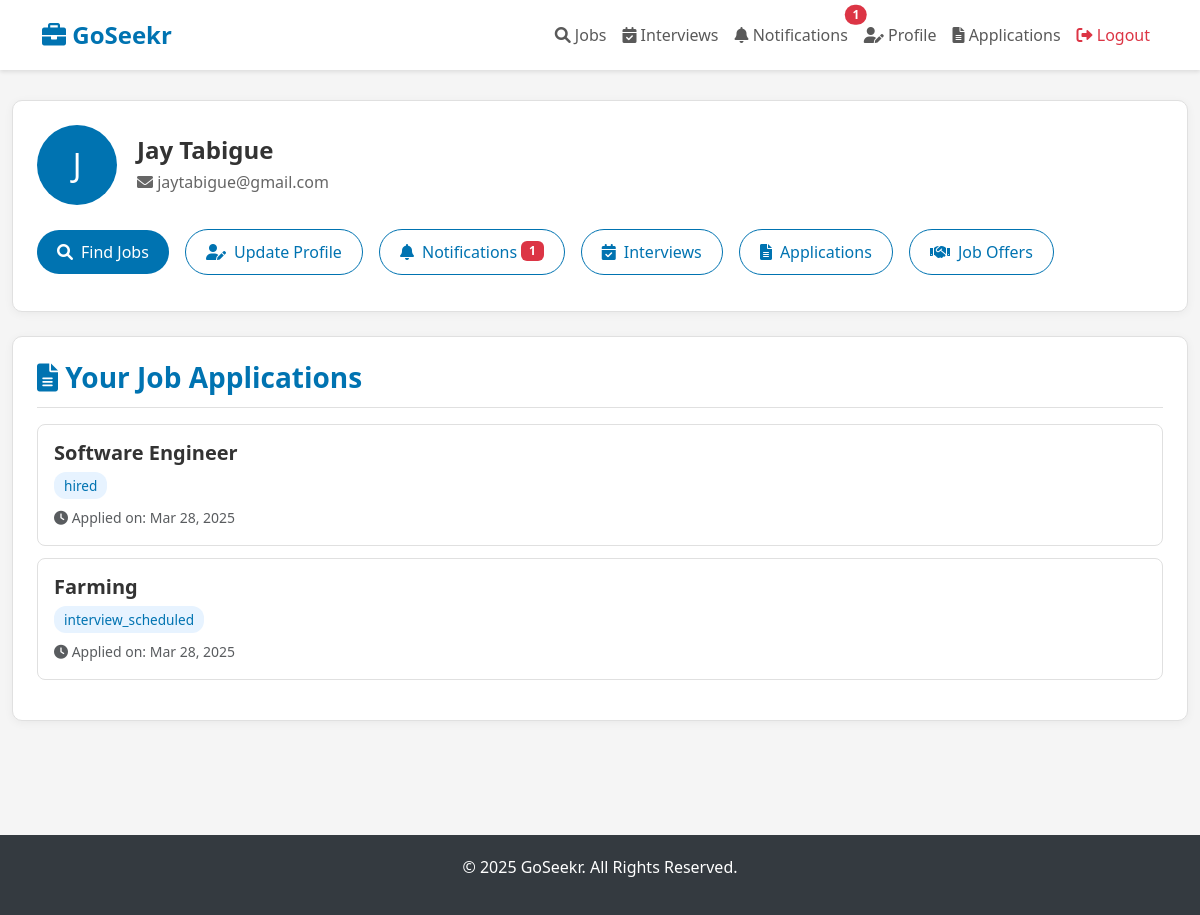
/job_seeker/dashboard.php (signed in), run on the app's committed database.
### tables this page shows
CREATE TABLE `users` (
  `user_id` int(11) NOT NULL,
  `full_name` varchar(255) NOT NULL,
  `email` varchar(255) NOT NULL,
  `password_hash` varchar(255) NOT NULL,
  `user_type` enum('job_seeker','employer','admin') NOT NULL,
  `status` enum('pending','verified','rejected') DEFAULT 'pending',
  `created_at` timestamp NOT NULL DEFAULT current_timestamp()
);

CREATE TABLE `applications` (
  `application_id` int(11) NOT NULL,
  `job_id` int(11) NOT NULL,
  `seeker_id` int(11) NOT NULL,
  `status` enum('applied','shortlisted','interview_scheduled','offered','hired','rejected') DEFAULT 'applied',
  `applied_at` timestamp NOT NULL DEFAULT current_timestamp(),
  `employer_decision` enum('pending','approved','rejected') DEFAULT 'pending'
);

CREATE TABLE `job_postings` (
  `job_id` int(11) NOT NULL,
  `employer_id` int(11) NOT NULL,
  `title` varchar(255) NOT NULL,
  `description` text NOT NULL,
  `requirements` text NOT NULL,
  `skills` text NOT NULL,
  `status` enum('pending','approved','rejected','unavailable') NOT NULL,
  `created_at` timestamp NOT NULL DEFAULT current_timestamp(),
  `location` varchar(255) DEFAULT NULL,
  `quota` int(11) DEFAULT 1
);

### job_seeker/dashboard.php (the view, shortened to what this page needs)
<?php
include '../db.php';
$user_id = $_SESSION['user_id'];
$sql = "SELECT * FROM users WHERE user_id = $user_id";
$result = $conn->query($sql);
$user = $result->fetch_assoc();
$sql = "SELECT COUNT(*) AS unread_count FROM notifications WHERE user_id = $user_id AND status = 'unread'";
$unread_count = $conn->query($sql)->fetch_assoc()['unread_count'];
?>
<!DOCTYPE html>
<html lang="en">
<head>
    <link href="https://cdn.jsdelivr.net/npm/bootstrap@5.3.0/dist/css/bootstrap.min.css" rel="stylesheet">
    <link rel="stylesheet" href="https://cdnjs.cloudflare.com/ajax/libs/font-awesome/6.0.0/css/all.min.css">
</head>
<body>
    <nav class="navbar navbar-expand-lg navbar-light">
        <div class="container">
            <a class="navbar-brand brand-logo" href="#">
                <i class="fas fa-briefcase"></i> GoSeekr
            </a>
            <div class="collapse navbar-collapse" id="navbarNav">
                <ul class="navbar-nav ms-auto">
                    <li class="nav-item">
                        <a class="nav-link" href="search_jobs.php">
                            <i class="fas fa-search"></i> Jobs
                        </a>
                    </li>
                    <li class="nav-item">
                        <a class="nav-link" href="view_interview.php">
                            <i class="fas fa-calendar-check"></i> Interviews
                        </a>
                    </li>
                    <li class="nav-item nav-notification">
                        <a class="nav-link" href="notifications.php">
                            <i class="fas fa-bell"></i> Notifications
                            <?php if ($unread_count > 0): ?>
                                <span class="position-absolute top-0 start-100 translate-middle badge rounded-pill bg-danger">
                                    <?php echo $unread_count; ?>
                                </span>
                            <?php endif; ?>
                        </a>
                    </li>
                    <li class="nav-item">
                        <a class="nav-link" href="update_profile.php">
                            <i class="fas fa-user-edit"></i> Profile
                        </a>
                    </li>
                    <li class="nav-item">
                        <a class="nav-link" href="view_applications.php">
                            <i class="fas fa-file-alt"></i> Applications
                        </a>
                    </li>
                    <li class="nav-item">
                        <a class="nav-link text-danger" href="logout.php">
                            <i class="fas fa-sign-out-alt"></i> Logout
                        </a>
                    </li>
                </ul>
            </div>
        </div>
    </nav>
    <div class="container dashboard-container">
        <div class="profile-card">
            <div class="profile-header">
                <div class="profile-image">
                    <?php echo substr($user['full_name'], 0, 1); ?>
                </div>
                <div>
                    <h2 class="profile-name"><?php echo $user['full_name']; ?></h2>
                    <p class="profile-email"><i class="fas fa-envelope"></i> <?php echo $user['email']; ?></p>
                </div>
            </div>
            <div class="action-buttons">
                <a href="search_jobs.php" class="btn action-btn primary-btn">
                    <i class="fas fa-search"></i> Find Jobs
                </a>
                <a href="update_profile.php" class="btn action-btn outline-btn">
                    <i class="fas fa-user-edit"></i> Update Profile
                </a>
                <a href="notifications.php" class="btn action-btn outline-btn">
                    <i class="fas fa-bell"></i> Notifications
                    <?php if ($unread_count > 0): ?>
                        <span class="badge bg-danger ms-1"><?php echo $unread_count; ?></span>
                    <?php endif; ?>
                </a>
                <a href="view_interview.php" class="btn action-btn outline-btn">
                    <i class="fas fa-calendar-check"></i> Interviews
                </a>
                <a href="view_applications.php" class="btn action-btn outline-btn">
                    <i class="fas fa-file-alt"></i> Applications
                </a>
                <a href="applicant_offers.php" class="btn action-btn outline-btn">
                    <i class="fas fa-handshake"></i> Job Offers
                </a>
            </div>
        </div>
        <div class="profile-card">
            <h3 class="card-title"><i class="fas fa-file-alt"></i> Your Job Applications</h3>
            <?php
            $sql = "SELECT applications.*, job_postings.title
                    FROM applications
                    JOIN job_postings ON applications.job_id = job_postings.job_id
                    WHERE applications.seeker_id = $user_id";
            $result = $conn->query($sql);
            if ($result->num_rows > 0) {
                echo "<ul class='list-unstyled'>";
                while ($row = $result->fetch_assoc()) {
                    $statusClass = "";
                    switch (strtolower($row['status'])) {
                        default:
                            $statusClass = "status-applied";
                    }
                    echo "<li class='application-item'>
                            <h5 class='application-title'>{$row['title']}</h5>
                            <span class='status-badge $statusClass'>
                                {$row['status']}
                            </span>
                            <div class='application-date mt-2 text-muted'>
                                <small><i class='fas fa-clock'></i> Applied on: " . date("M d, Y", strtotime($row['applied_at'])) . "</small>
                            </div>
                          </li>";
                }
                echo "</ul>";
            }
            ?>
        </div>
    </div>
</body>
<footer>
    <div class="container text-center">
        <p>&copy; 2025 GoSeekr. All Rights Reserved.</p>
    </div>
</footer>
</html>

### job_seeker/dashboard.php (style rules this page uses)
:root { --primary-color: #0073b1; --secondary-color: #f5f5f5; --accent-color: #e7f3ff; --border-color: #e0e0e0; --text-dark: #333; --text-muted: #666; }
html, body { height: 100%; margin: 0; display: flex; flex-direction: column; }
body { background-color: var(--secondary-color); color: var(--text-dark); font-family: 'Segoe UI', Arial, sans-serif; flex: 1; }
.navbar { background-color: white; box-shadow: 0 2px 4px rgba(0, 0, 0, 0.1); padding: 12px 0; }
.brand-logo { font-size: 24px; font-weight: bold; color: var(--primary-color); }
.nav-notification { position: relative; }
.dashboard-container { max-width: 1200px; margin: 30px auto; flex: 1; padding-bottom: 60px; }
.profile-card { background: white; border-radius: 10px; border: 1px solid var(--border-color); padding: 24px; margin-bottom: 24px; box-shadow: 0 2px 10px rgba(0, 0, 0, 0.05); }
.profile-header { display: flex; align-items: center; margin-bottom: 20px; }
.profile-image { width: 80px; height: 80px; border-radius: 50%; background-color: var(--primary-color); color: white; display: flex; align-items: center; justify-content: center; font-size: 32px; margin-right: 20px; }
.profile-name { font-size: 24px; font-weight: bold; margin-bottom: 5px; }
.profile-email { color: var(--text-muted); margin-bottom: 0; }
.card-title { color: var(--primary-color); font-weight: 600; margin-bottom: 16px; padding-bottom: 12px; border-bottom: 1px solid var(--border-color); }
.application-item { padding: 16px; border-radius: 8px; margin-bottom: 12px; border: 1px solid var(--border-color); background-color: white; transition: transform 0.2s; }
.application-title { font-weight: 600; margin-bottom: 8px; color: var(--text-dark); }
.status-badge { font-size: 0.85rem; padding: 4px 10px; border-radius: 12px; }
.status-applied { background-color: #e7f3ff; color: #0073b1; }
.action-buttons { margin-top: 24px; }
.action-btn { padding: 10px 20px; border-radius: 24px; font-weight: 500; margin-right: 12px; margin-bottom: 12px; display: inline-flex; align-items: center; }
.action-btn i { margin-right: 8px; }
.primary-btn { background-color: var(--primary-color); color: white; border: none; }
.outline-btn { background-color: white; color: var(--primary-color); border: 1px solid var(--primary-color); }
footer { background-color: #343a40; color: white; padding: 20px 0; text-align: center; margin-top: auto; width: 100%; }

### data on the page
users: full_name "J", full_name "Jay Tabigue", email "jaytabigue@gmail.com"
applications: job.title "Software Engineer", status "hired", applied_at "Mar 28, 2025"
applications: job.title "Farming", status "interview_scheduled", applied_at "Mar 28, 2025"

### other printed values
$unread_count "1"
